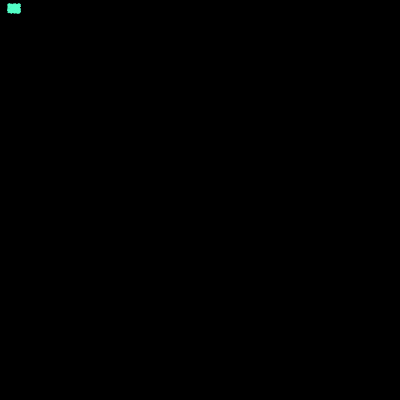
Frame 1 (no input)
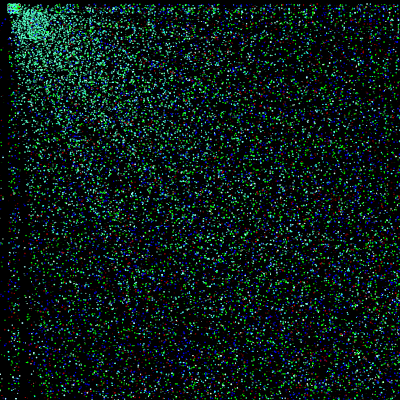
Frame 60 (the mouse pressed at the canvas centre just before this capture)
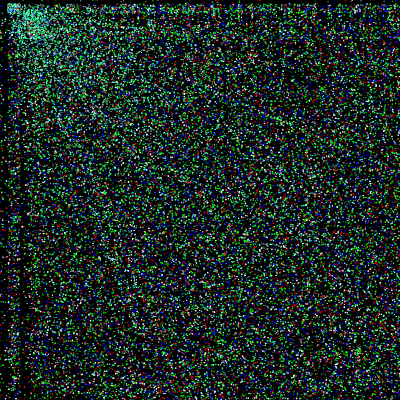
Frame 120 (the mouse held since frame 60 and released just before this capture)

The Processing sketch that drew these frames (run headless with seeded random() and noise(); from frame 60 on, the mouse is pressed at the canvas centre):

// Processing sketch: processing_1216
// ── processing_1216.pde

int ballCount = 500;
int ballSpeed= 30;
int ballSize =8;
int i;
float[] xspeed = new float[ballCount];
float[] yspeed = new float[ballCount];
float[] xpos = new float[ballCount];
float[] ypos = new float[ballCount];
float[] wdth = new float[ballCount];
float[] ht = new float[ballCount];
float Red ;
float Green ;
float Blue ;

void setup(){
  size(400, 400);
  background(0);



  for (i=0; i<ballCount; ++i){
    xspeed[i] = random(1, ballSpeed);
    yspeed[i] = random(0, ballSpeed);

    wdth[i] = random(1, ballSize/4);
    ht[i] = random(-ballSize/4, ballSize/4);

    xpos[i] = random(width/50, width/20);
    ypos[i] = random (height/100, width/30);

    Red = random(0, 255);
    Blue = random(0, 255);
    Green = random(0, 255);

    noStroke();
    frameRate(60);
  }
}

void draw(){
  if(Green==255 || Blue == 255 || Red ==255 ){
    Red = random(0, 255);
    Blue = random(0, 255);
    Green = random(0, 255);
  }

  //background(++Red, ++Green, ++Blue );



  for(int j=0; j<ballCount; ++j){


    fill(5+Red, ++Green, 2+Blue);
    ellipse (xpos[j], ypos[j], wdth[j], ht[j]);    
    xpos[j] += xspeed[j];
    ypos[j] += yspeed[j];

    if (xpos[j]>=width || xpos[j]<=0 ){
      xspeed[j]*= -1;

      Red = 5+Red ;
      Blue =  2- Blue ;
      Green = 3-Green;
    }
    if (ypos[j] >= height || ypos[j] <= 0){
      yspeed[j]*= -1;

      Red = 6- Red  ;
      Blue = 5+Blue ;
      Green =  4-Green  ;
    }
    ballSize = ballSize/40;
  } 
}
